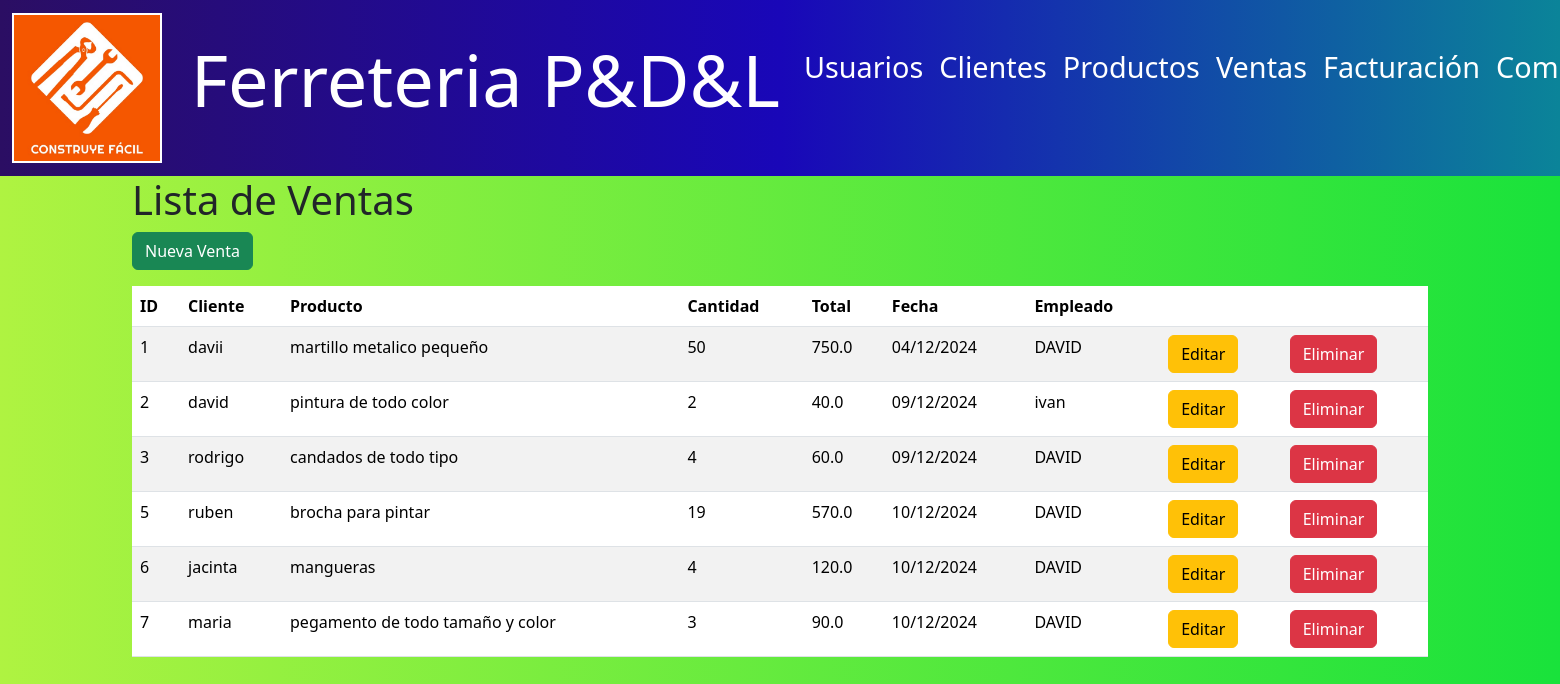
The page /ventas/ (signed in) on the database its author committed.
### models/venta_model.py (models this page shows, shortened)
class Venta(db.Model):
    __tablename__ = "ventas"
    id = db.Column(db.Integer, primary_key=True)
    cliente_id = db.Column(db.Integer, db.ForeignKey('clientes.id'), nullable=False)
    producto_id = db.Column(db.Integer, db.ForeignKey('productos.id'), nullable=False)
    cantidad = db.Column(db.Integer, nullable=False)
    total = db.Column(db.Float, nullable=False)  # Nuevo campo
    fecha = db.Column(db.DateTime, nullable=False)
    empleado_id = db.Column(db.Integer, db.ForeignKey('usuarios.id'), nullable=False)  # Nuevo campo
    cliente = db.relationship('Cliente', back_populates='ventas')
    producto = db.relationship('Producto', back_populates='ventas')
    empleado = db.relationship('Usuario', back_populates='ventas')  # Relación con usuarios
    facturas = db.relationship('Factura', back_populates='venta')  # Relación uno a uno con facturas
    @staticmethod
    def get_all():
        return Venta.query.all()

### models/cliente_model.py (models this page shows, shortened)
class Cliente(db.Model):
    __tablename__ = "clientes"
    id = db.Column(db.Integer,primary_key=True)
    nombre = db.Column(db.String(80),nullable=False)
    email = db.Column(db.String(100),nullable=False)
    telefono = db.Column(db.String(20),nullable=False)
    facturas = db.relationship('Factura', back_populates='cliente')
    ventas = db.relationship('Venta',back_populates='cliente')

### models/producto_model.py (models this page shows, shortened)
class Producto(db.Model):
    __tablename__ = "productos"
    id = db.Column(db.Integer, primary_key=True)
    nombre = db.Column(db.String(100), nullable=False)
    descripcion = db.Column(db.String(120), nullable=False)
    precio = db.Column(db.Float(11, 2), nullable=False)
    stock = db.Column(db.Integer, nullable=False)
    ventas = db.relationship('Venta', back_populates='producto')
    compras = db.relationship('Compra', back_populates='producto')
    facturas = db.relationship('Factura', back_populates='producto')

### models/usuario_model.py (models this page shows, shortened)
class Usuario(db.Model):
    __tablename__ = "usuarios"
    id = db.Column(db.Integer,primary_key=True)
    nombre = db.Column(db.String(80),nullable=False)
    username = db.Column(db.String(50),nullable=False)
    password = db.Column(db.String,nullable=False)
    rol = db.Column(db.String(20),nullable=False)
    ventas = relationship("Venta", back_populates="empleado")

### controllers/venta_controller.py (the view)
@venta_bp.route("/")
def index():
    ventas = Venta.get_all()
    return venta_view.list(ventas)

### run.py (called while the page is built)
@app.context_processor
def inject_active_path():
    def is_active(path):
        return 'active' if request.path == path else ''
    return(dict(is_active =  is_active))

### views/venta_view.py (called while the page is built)
def list(ventas):
    return render_template('ventas/index.html' , ventas=ventas)

### templates/ventas/index.html (shortened to what this page needs)
{% extends 'base.html' %}
{% block content %}
<h1>Lista de Ventas</h1>
<a href="{{ url_for('venta.create') }}" class="btn btn-success mb-3">Nueva Venta</a>
<table class="table table-striped">
    <thead>
        <tr>
            <th>ID</th>
            <th>Cliente</th>
            <th>Producto</th>
            <th>Cantidad</th>
            <th>Total</th>
            <th>Fecha</th>
            <th>Empleado</th>
            <th></th>
            <th></th>
        </tr>
    </thead>
    <tbody>
        {% for item in ventas %}
        <tr>
            <td>{{ item.id }}</td>
            <td>{{ item.cliente.nombre }}</td>
            <td>{{ item.producto.descripcion }}</td>
            <td>{{ item.cantidad }}</td>
            <td>{{ item.total }}</td>
            <td>{{ item.fecha.strftime('%d/%m/%Y') }}</td>
            <td>{{ item.empleado.username }}</td>
            <td>
                <a href="{{ url_for('venta.edit', id=item.id) }}" class="btn btn-warning">Editar</a>
            </td>
            <td>
                <a href="{{ url_for('venta.delete', id=item.id) }}" class="btn btn-danger">Eliminar</a>
            </td>
        </tr>
        {% endfor %}
    </tbody>
</table>
{% endblock %}

### templates/base.html (style rules this page uses)
body { background: linear-gradient(to right, #aff341, #19e23b); min-height: 100vh; }

### rows shown on the page
Venta: id "1", cliente.nombre "davii", producto.descripcion "martillo metalico pequeño", cantidad "50", total "750.0", fecha "04/12/2024", empleado.username "DAVID"
Venta: id "2", cliente.nombre "david", producto.descripcion "pintura de todo color", cantidad "2", total "40.0", fecha "09/12/2024", empleado.username "ivan"
Venta: id "3", cliente.nombre "rodrigo", producto.descripcion "candados de todo tipo", cantidad "4", total "60.0", fecha "09/12/2024", empleado.username "DAVID"
Venta: id "5", cliente.nombre "ruben", producto.descripcion "brocha para pintar", cantidad "19", total "570.0", fecha "10/12/2024", empleado.username "DAVID"
Venta: id "6", cliente.nombre "jacinta", producto.descripcion "mangueras", cantidad "4", total "120.0", fecha "10/12/2024", empleado.username "DAVID"
Venta: id "7", cliente.nombre "maria", producto.descripcion "pegamento de todo tamaño y color", cantidad "3", total "90.0", fecha "10/12/2024", empleado.username "DAVID"
